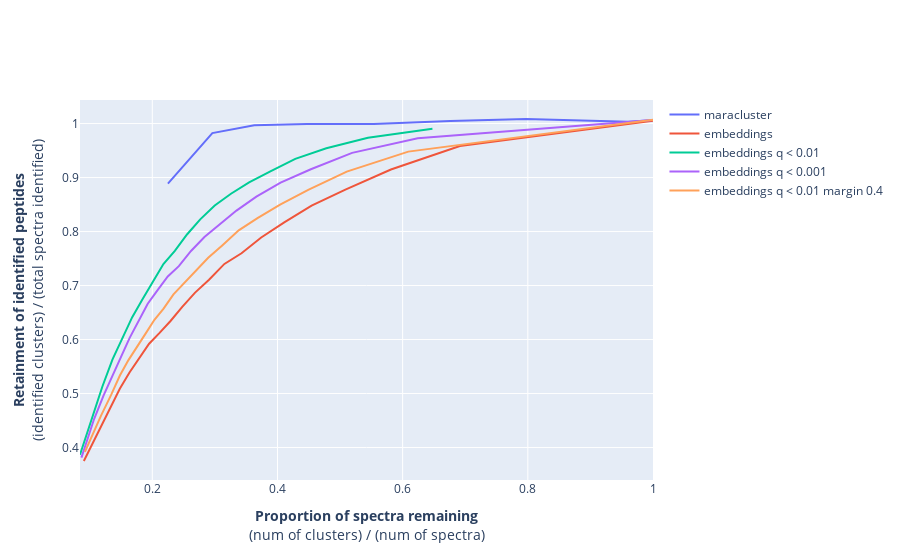

Notebook code for this chart:
### Code cell
fig = go.Figure()

fig.update_layout(yaxis_title="<b>Retainment of identified peptides</b><br>(identified clusters) / (total spectra identified)",
                  xaxis_title="<b>Proportion of spectra remaining</b><br>(num of clusters) / (num of spectra)")

fig.add_trace(go.Scatter(x = maracluster['x-axis'], 
                         y = maracluster['y-axis'], 
                         mode="lines",
                         name="maracluster"))

fig.add_trace(go.Scatter(x = embeddings['x-axis'], 
                         y = embeddings['y-axis'], 
                         mode="lines",
                         name="embeddings"))

fig.add_trace(go.Scatter(x = embeddings_q001['x-axis'], 
                         y = embeddings_q001['y-axis'], 
                         mode="lines",
                         name="embeddings q < 0.01"))

fig.add_trace(go.Scatter(x = embeddings_q0001['x-axis'], 
                         y = embeddings_q0001['y-axis'], 
                         mode="lines", 
                         name="embeddings q < 0.001"))

fig.add_trace(go.Scatter(x = embeddings_q001_04['x-axis'], 
                         y = embeddings_q001_04['y-axis'], 
                         mode="lines",
                         name="embeddings q < 0.01 margin 0.4"))

### Figure 1 — Plotly figure (JSON) as saved in the notebook; plotly's stock layout.template omitted (floating-point values rounded to 4 significant figures)
{"data": [{"mode": "lines", "name": "maracluster", "type": "scatter", "x": [0.225, 0.296, 0.3629, 0.4472, 0.5537, 0.6762, 0.7974, 0.8959, 0.9606, 0.99, 0.9979, 0.9996], "y": [0.8887, 0.9823, 0.9968, 0.9991, 0.9992, 1.005, 1.008, 1.006, 1.003, 1.006, 1.005, 1.006]}, {"mode": "lines", "name": "embeddings", "type": "scatter", "x": [0.09065, 0.1151, 0.1323, 0.1481, 0.1636, 0.179, 0.1949, 0.2116, 0.2291, 0.2479, 0.2683, 0.2906, 0.3152, 0.3425, 0.374, 0.4108, 0.4545, 0.5085, 0.5813, 0.6915, 1, 1], "y": [0.3751, 0.4329, 0.473, 0.5089, 0.5389, 0.5643, 0.5922, 0.6123, 0.6344, 0.6604, 0.687, 0.7107, 0.7401, 0.7599, 0.7891, 0.817, 0.8479, 0.8777, 0.9149, 0.9583, 1.005, 1.005]}, {"mode": "lines", "name": "embeddings q < 0.01", "type": "scatter", "x": [0.0845, 0.1035, 0.1203, 0.1365, 0.1522, 0.1679, 0.1839, 0.2005, 0.2178, 0.236, 0.2554, 0.2766, 0.2998, 0.3257, 0.3547, 0.3887, 0.4285, 0.4781, 0.5446, 0.6476], "y": [0.3869, 0.4553, 0.513, 0.5632, 0.6014, 0.6414, 0.6739, 0.7066, 0.7399, 0.7642, 0.7946, 0.8226, 0.8483, 0.8701, 0.891, 0.9113, 0.9345, 0.9544, 0.9736, 0.9906]}, {"mode": "lines", "name": "embeddings q < 0.001", "type": "scatter", "x": [0.08679, 0.107, 0.1222, 0.1363, 0.1501, 0.1638, 0.178, 0.1927, 0.2082, 0.2247, 0.2424, 0.2619, 0.2833, 0.3071, 0.3345, 0.3663, 0.405, 0.4534, 0.5192, 0.6241, 1.0], "y": [0.3813, 0.4528, 0.4966, 0.5343, 0.568, 0.6031, 0.6336, 0.6663, 0.6912, 0.7168, 0.7359, 0.764, 0.79, 0.813, 0.8388, 0.8647, 0.8907, 0.9153, 0.9457, 0.9727, 1.006]}, {"mode": "lines", "name": "embeddings q < 0.01 margin 0.4", "type": "scatter", "x": [0.09232, 0.1181, 0.134, 0.1482, 0.1619, 0.1756, 0.1892, 0.2034, 0.218, 0.2338, 0.2508, 0.2691, 0.2893, 0.3122, 0.3381, 0.3681, 0.4042, 0.4491, 0.5107, 0.609, 1.0, 1.0], "y": [0.3919, 0.4592, 0.497, 0.5334, 0.562, 0.5876, 0.611, 0.6366, 0.6572, 0.6837, 0.7048, 0.7279, 0.7514, 0.7748, 0.8022, 0.8249, 0.8497, 0.8772, 0.9109, 0.948, 1.007, 1.004]}], "layout": {"xaxis": {"title": {"text": "<b>Proportion of spectra remaining</b><br>(num of clusters) / (num of spectra)"}}, "yaxis": {"title": {"text": "<b>Retainment of identified peptides</b><br>(identified clusters) / (total spectra identified)"}}}}
